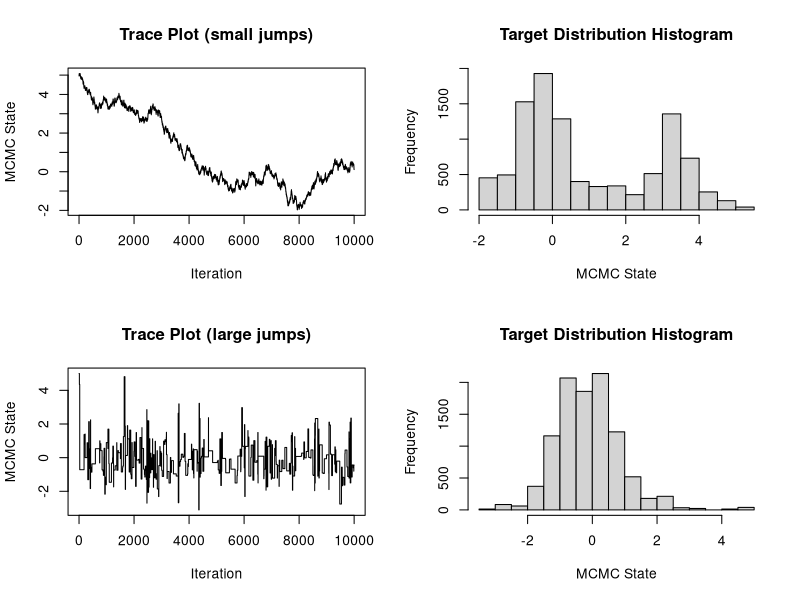

Write the R code that produced this figure.
## This script illustrates the Metropolis-Hastings algorithm for
## approximating the standard normal distribution
## Author: Vladimir N. Minin
## last update: 07/17/2022

#' Generate the next state the Metropolis-Hastings (M-H) chain targeting N(0,1) distribution, using a uniform random walk proposal
#'
#' @param cur_value Current state of M-H Markov chain
#' @param tuning_par Tuning parameter of the uniform random walk, where a random increment ~ Unif[-tuning_par, tuning_par] is added to the current state of the Markov chain (detla in the notes)
#'
#' @return Numeric vector of length 2. The first element of the vector contains the next state of the M-H Markov chain. The second element contains 0 if the proposed values was rejected and 1 otherwise.
#'
#' @examples
#' unif_rw_next(0.4, 5.0)
unif_rw_next = function(cur_value, tuning_par){

  return_value = c(cur_value, 0)

  prop_value = cur_value + runif(1, min=-tuning_par, max=tuning_par)

  if (runif(1) < dnorm(prop_value)/dnorm(cur_value)){
    return_value = c(prop_value, 1)
  }

  return(return_value)
}

mcmc_size = 10000
start_value = 5.0


mcmc_out_small_jumps = matrix(0, nrow=(mcmc_size), ncol=2)
colnames(mcmc_out_small_jumps) = c("state", "acc_status")

cur_state = c(start_value,1)
mcmc_out_small_jumps[1,] = cur_state

for (i in 2:mcmc_size){

  mcmc_out_small_jumps[i,] = unif_rw_next(mcmc_out_small_jumps[i-1,1], 0.05)
}

## acceptance probability
mean(mcmc_out_small_jumps[,"acc_status"])

## mean of the target distribution
mean(mcmc_out_small_jumps[,"state"])

par(mfrow=c(2,2))

## trace plot
plot(1:mcmc_size, mcmc_out_small_jumps[,"state"], type="l", xlab="Iteration", ylab="MCMC State", main="Trace Plot (small jumps)")

## histogram
hist(mcmc_out_small_jumps[,"state"], xlab="MCMC State", main="Target Distribution Histogram")


mcmc_out_large_jumps = matrix(0, nrow=(mcmc_size), ncol=2)
colnames(mcmc_out_large_jumps) = c("state", "acc_status")

cur_state = c(start_value,1)
mcmc_out_large_jumps[1,] = cur_state

for (i in 2:mcmc_size){

  cur_state = unif_rw_next(mcmc_out_large_jumps[i-1,1], 50)

  mcmc_out_large_jumps[i,] = cur_state
}

## acceptance probability
mean(mcmc_out_large_jumps[,"acc_status"])

## mean of the target distribution
mean(mcmc_out_large_jumps[,"state"])

## trace plot
plot(1:mcmc_size, mcmc_out_large_jumps[,"state"], type="l", xlab="Iteration", ylab="MCMC State", main="Trace Plot (large jumps)")

## histogram
hist(mcmc_out_large_jumps[,"state"], xlab="MCMC State", main="Target Distribution Histogram")
